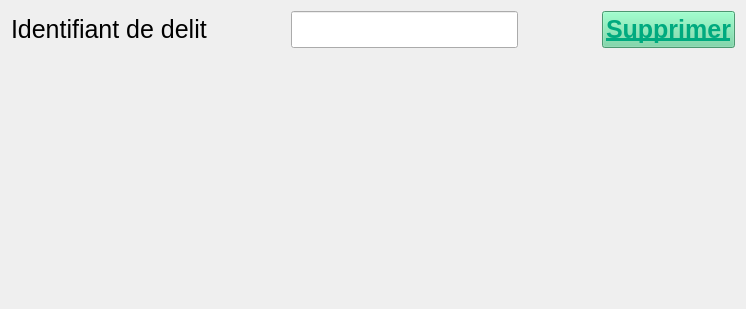
      <widget class="QWidget" name="tab_supprimerdelit">
       <attribute name="title">
        <string>Supprimer</string>
       </attribute>
       <layout class="QGridLayout" name="gridLayout_2">
        <item row="0" column="0">
         <layout class="QHBoxLayout" name="horizontalLayout_23">
          <property name="spacing">
           <number>84</number>
          </property>
          <property name="bottomMargin">
           <number>250</number>
          </property>
          <item>
           <widget class="QLabel" name="supprimerlbl_3">
            <property name="font">
             <font>
              <pointsize>19</pointsize>
             </font>
            </property>
            <property name="text">
             <string>Identifiant de delit</string>
            </property>
           </widget>
          </item>
          <item>
           <widget class="QLineEdit" name="lineEdit_supprimer_d">
            <property name="font">
             <font>
              <pointsize>19</pointsize>
             </font>
            </property>
           </widget>
          </item>
          <item>
           <widget class="QPushButton" name="pushButton_supprimerdelit">
            <property name="font">
             <font>
              <pointsize>19</pointsize>
              <weight>75</weight>
              <bold>true</bold>
              <underline>true</underline>
             </font>
            </property>
            <property name="styleSheet">
             <string notr="true">color: rgb(0, 170, 127);
background-color: rgb(106, 213, 158);</string>
            </property>
            <property name="text">
             <string>Supprimer</string>
            </property>
           </widget>
          </item>
         </layout>
        </item>
       </layout>
      </widget>
